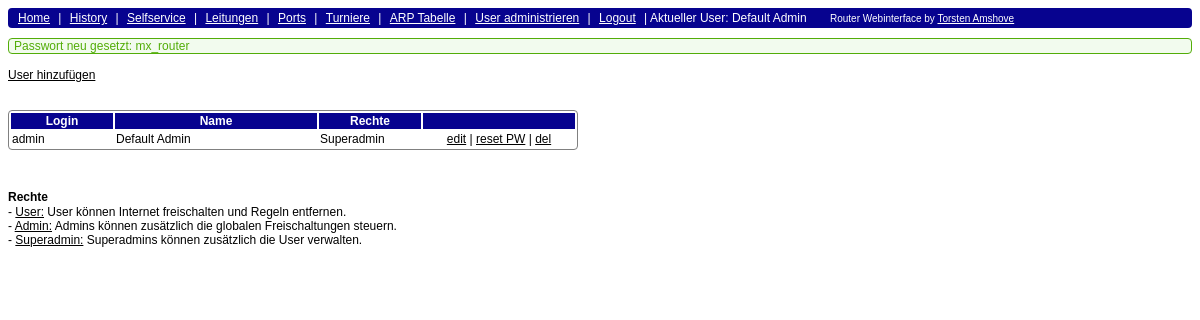
The app's page /webinterface/index.php?page=user&cmd=pw&id=1 (signed in) with its own data.
### tables this page shows
CREATE TABLE IF NOT EXISTS `user` (
  `id` int(11) NOT NULL AUTO_INCREMENT,
  `login` varchar(200) NOT NULL,
  `pw` varchar(200) NOT NULL,
  `name` varchar(200) NOT NULL,
  `ad_level` int(11) NOT NULL,
  PRIMARY KEY (`id`)
);

### webinterface/config.inc.php (called while the page is built, shortened)
<?php
$default_pw = "mx_router";
?>

### webinterface/functions.inc.php (called while the page is built, shortened)
<?php
$ad_level = array(
  3 => "User",
  4 => "Admin",
  5 => "Superadmin"
);
?>

### webinterface/user.php (the view, shortened to what this page needs)
<?php
if($_SESSION["ad_level"] >= 5){
if($_GET["cmd"] == "edit" && is_numeric($_GET["id"]) && !empty($_GET["id"])){
  $submit_name = "edit";
  $submit_value = "&Auml;ndern";
  $display = "block";
  $value = mysql_fetch_assoc(mysql_query("SELECT id, login, name, ad_level FROM user WHERE id = '".mysql_real_escape_string($_GET["id"])."' LIMIT 1"));
}elseif($_GET["cmd"] == "del" && is_numeric($_GET["id"]) && !empty($_GET["id"])){
  mysql_query("DELETE FROM user WHERE id = '".mysql_real_escape_string($_GET["id"])."' LIMIT 1");
}elseif($_GET["cmd"] == "pw" && is_numeric($_GET["id"]) && !empty($_GET["id"])){
  echo "<div class='meldung_ok'>Passwort neu gesetzt: $default_pw</div><br>";
}
echo "<a href='#' onClick='document.getElementById(\"formular\").style.display = \"block\";'>User hinzuf&uuml;gen</a><br>";
echo "<br><br>";
echo "<table class='hover_row'>
  <tr>
    <th width='100'>Login</th>
    <th width='200'>Name</th>
    <th width='100'>Rechte</th>
    <th width='150'>&nbsp;</th>
  </tr>";
$query = mysql_query("SELECT id, login, name, ad_level FROM user ORDER BY login");
while($row = mysql_fetch_assoc($query)){
  echo "<tr>
    <td>".$row["login"]."</td>
    <td>".$row["name"]."</td>
    <td>".$ad_level[$row["ad_level"]]."</td>
    <td align='center'><a href='index.php?page=user&cmd=edit&id=".$row["id"]."'>edit</a> | <a href='index.php?page=user&cmd=pw&id=".$row["id"]."'>reset PW</a> | <a href='index.php?page=user&cmd=del&id=".$row["id"]."' onClick='return confirm(\"User wirklich l&ouml;schen?\");'>del</a></td>
  </tr>";
}
echo "</table>";
echo "<br><br>";
echo "<h3>Rechte</h3>";
echo " - <u>User:</u> User k&ouml;nnen Internet freischalten und Regeln entfernen.<br>";
echo " - <u>Admin:</u> Admins k&ouml;nnen zus&auml;tzlich die globalen Freischaltungen steuern.<br>";
echo " - <u>Superadmin:</u> Superadmins k&ouml;nnen zus&auml;tzlich die User verwalten.<br>";
}
?>

### webinterface/css/style.css (style rules this page uses)
* { font-family: Arial, verdana, sans-serif; font-size: 12px; }
a { color: #000000; }
table { border: 1px solid gray; -moz-border-radius: 4px; -webkit-border-radius: 4px; border-radius: 4px; }
th { background-color: #07038F; color: #FFFFFF; }
h3 { margin-bottom: 1px; }
.meldung_ok { background-color: #f2fbee; border:1px solid #52ad08; color: #52ad08; padding-left: 5px; -moz-border-radius: 4px; -webkit-border-radius: 4px; border-radius: 4px; }
table.hover_row tr:nth-child(odd) { background-color: #F0F0F0; }

### records on screen
user: login "admin", name "Default Admin", ad_level "Superadmin"

### other values on screen
$_SESSION["user_name"] "Default Admin"
$default_pw "mx_router"
